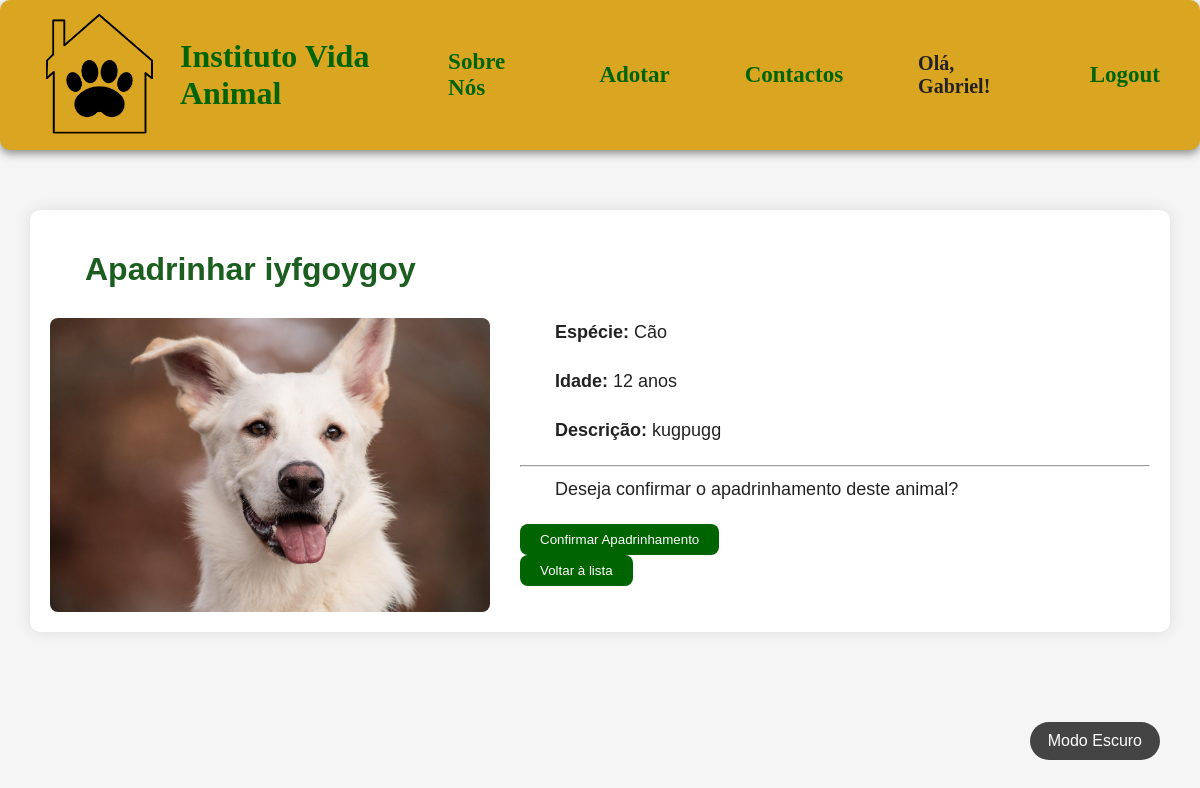
Page /apadrinhar/12/ (signed in) on the earlier database version.
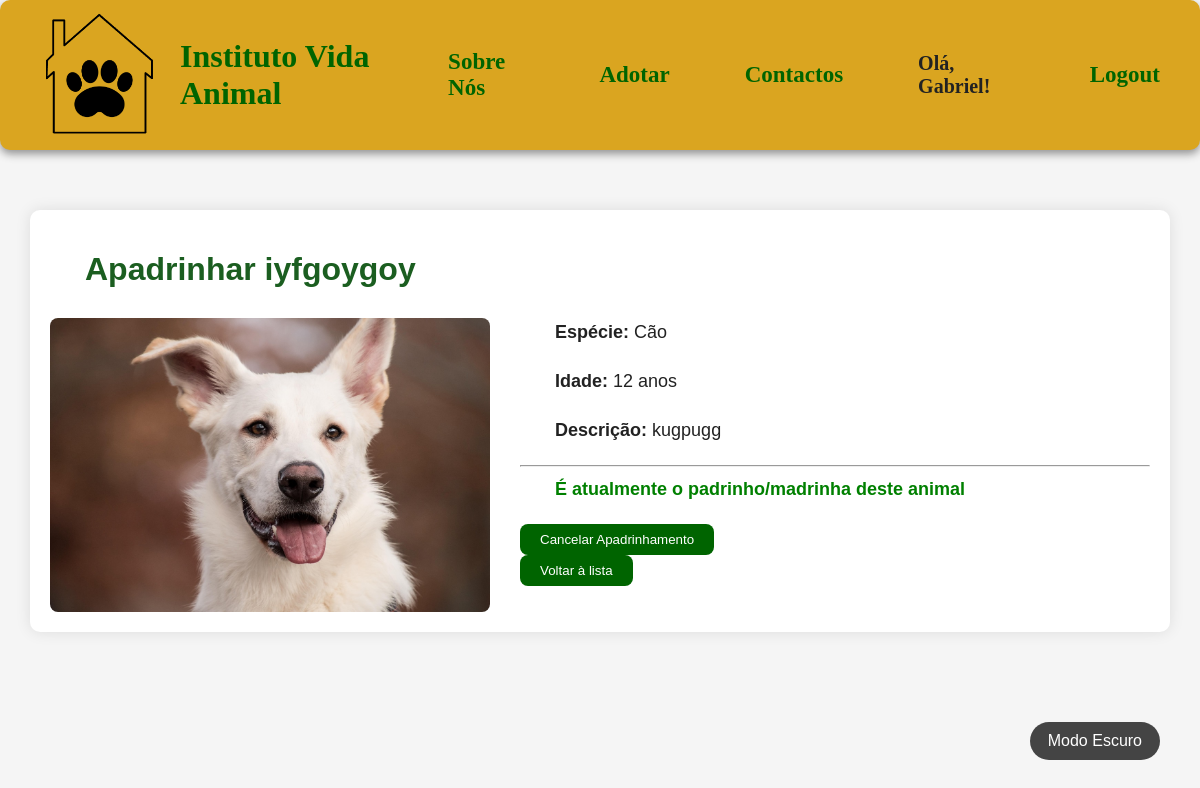
Same page on the later database version.
### app_adocao/models.py (models this page shows, shortened)
class Animal(models.Model):
    ESPECIES = (
        ('gato', 'Gato'),
        ('cao', 'Cão'),
    )
    nome = models.CharField(max_length=15)
    idade = models.IntegerField()
    especie = models.CharField(choices=ESPECIES)
    descricao = models.CharField(max_length=500)
    imagem = models.ImageField(upload_to='imgAnimal/')
    padrinho = models.ForeignKey(
            User,
            on_delete=models.SET_NULL,
            null=True,
            blank=True,
            related_name='animais_apadrinhados'
        )

### app_adocao/views.py (the view)
# urls.py: path('apadrinhar/<int:animal_id>/', views.apadrinhar, name='apadrinhar'),
@login_required
def apadrinhar(request, animal_id):
    animal = get_object_or_404(Animal, id=animal_id)
    if animal.padrinho and animal.padrinho != request.user:
        messages.warning(request, f"O {animal.nome} já foi apadrinhado por outro utilizador.")
        return render(request, 'site/apadrinhar.html', {'animal': animal})
    if request.method == "POST" and "cancelar" in request.POST:
        if animal.padrinho == request.user:
            animal.padrinho = None
            animal.save()
            messages.success(request, f"Apadrinhamento de {animal.nome} cancelado.")
        return render(request, 'site/apadrinhar.html', {'animal': animal})
    if request.method == "POST" and not animal.padrinho:
        animal.padrinho = request.user
        animal.save()
        messages.success(request, f"Parabéns! Agora é o padrinho/madrinha de {animal.nome}.")
        return render(request, 'site/apadrinhar.html', {'animal': animal})
    return render(request, 'site/apadrinhar.html', {'animal': animal})

### app_adocao/templates/site/apadrinhar.html (shortened to what this page needs)
<!DOCTYPE html>
<html lang="pt">
    <head>
        {% load static %}
        <link rel="stylesheet" href="{% static 'css/style.css' %}">
        <link rel="stylesheet" href="{% static 'css/animais.css' %}">
        <link rel="stylesheet" href="{% static 'css/modoEscuro.css' %}">
    </head>
    <body>
        <header class="cabecalho">
            <div style="gap: 20px; display: flex; align-items: center;">
                <img src="{% static 'imagens/logo.png' %}" alt="Logo do Instituto Vida Animal" class="logo">
                <a class="home" style="font-size: 32px; font-family: cursive; font-weight: bolder;" href="/">Instituto Vida Animal</a>
            </div>
            <nav>
                <a style="font-size: 23px;" href="../../sobreNos">Sobre Nós</a>
                <a style="font-size: 23px;" href="../../adotar">Adotar</a>
                <a style="font-size: 23px;" href="../../contactos">Contactos</a>
                {% if user.is_authenticated %}
                    <span style="font-size: 20px; margin-right: 10px;">Olá, {{ user.username }}!</span>
                    <a style="font-size: 23px;" href="{% url 'logout' %}">Logout</a>
                {% else %}
                    <a style="font-size: 23px;" href="{% url 'sign_in' %}">Login</a>
                {% endif %}
            </nav>
        </header>
        <button id="darkModeToggle">Modo Escuro</button>
        <main>
            <h1>Apadrinhar {{ animal.nome }}</h1>
            <div class="animal-detalhes">
                <img src="{{ animal.imagem.url }}" alt="{{ animal.nome }}">
                <div class="animal-info">
                    <p><strong>Espécie:</strong> {{ animal.get_especie_display }}</p>
                    <p><strong>Idade:</strong> {{ animal.idade }} anos</p>
                    <p><strong>Descrição:</strong> {{ animal.descricao }}</p>
                    <hr>
                    {% if not animal.padrinho %}
                        <form method="post">
                            <p>Deseja confirmar o apadrinhamento deste animal?</p>
                            <button type="submit" class="btn-verde">Confirmar Apadrinhamento</button>
                        </form>
                        <a href="{% url 'adotar' %}">
                            <button class="btn-voltar">Voltar à lista</button>
                        </a>
                    {% elif animal.padrinho == user %}
                        <p style="color: green; font-weight: bold;">É atualmente o padrinho/madrinha deste animal</p>
                        <form method="post">
                            <button type="submit" name="cancelar" class="btn-vermelho">Cancelar Apadrinhamento</button>
                        </form>
                        <a href="{% url 'adotar' %}"><button>Voltar à lista</button></a>
                    {% else %}
                        <p style="color: red; font-weight: bold;">Este animal já foi apadrinhado por outro utilizador.</p>
                        <a href="{% url 'adotar' %}"><button>Voltar à lista</button></a>
                    {% endif %}
                </div>
            </div>
        </main>
    </body>
</html>

### app_adocao/static/css/style.css (style rules this page uses)
body { font-family: Arial, sans-serif; background-color: whitesmoke; margin: 0; color: #222; padding-top: 160px; }
h1 { margin-left: 35px; font-family: 'Trebuchet MS', sans-serif; color: #1b5e20; }
p { text-align: justify; margin: 0 35px 20px 35px; font-size: large; line-height: 1.6; }
.cabecalho { display: flex; align-items: center; justify-content: space-between; padding: 0 40px; background-color: #daa520; border-radius: 10px; box-shadow: 0 4px 8px rgba(0, 0, 0, 0.404); height: 150px; position: fixed; top: 0; left: 0; right: 0; z-index: 1000; }
.logo { width: 120px; height: auto; }
.home { font-size: 32px; font-family: cursive; font-weight: bolder; color: darkgreen; text-decoration: none; }
nav { font-family: cursive; display: flex; gap: 75px; align-items: center; font-weight: bolder; }
nav a, nav span { font-size: 23px; }
a:link:not(.sign_up), a:visited:not(.sign_up) { color: darkgreen; text-decoration: none; }
button { background-color: darkgreen; color: white; padding: 8px 20px; border-radius: 8px; border: none; cursor: pointer; transition: 0.3s; }
main { max-width: 1100px; margin: 50px auto; padding: 20px; background-color: white; border-radius: 10px; box-shadow: 0 0 15px rgba(0,0,0,0.1); }

### app_adocao/static/css/animais.css (style rules this page uses)
.animal-detalhes { display: flex; gap: 30px; align-items: flex-start; margin-top: 30px; }
.animal-detalhes img { max-width: 40%; height: auto; border-radius: 8px; object-fit: cover; }
.animal-info { flex: 1; }

### app_adocao/static/css/modoEscuro.css (style rules this page uses)
#darkModeToggle { cursor: pointer; font-size: 16px; padding: 10px 18px; border: none; border-radius: 50px; background-color: #444; color: white; transition: background-color 0.3s, transform 0.2s; margin: 20px; position: fixed; bottom: 20px; right: 20px; z-index: 1000; }

Differences in the rows shown:
changed Animal "iyfgoygoy": padrinho_id empty → 1 (drawn)
Other differences:
text no longer shown: "Deseja confirmar o apadrinhamento deste animal? Confirmar Apadrinhamento"
text now shown: "É atualmente o padrinho/madrinha deste animal Cancelar Apadrinhamento"
